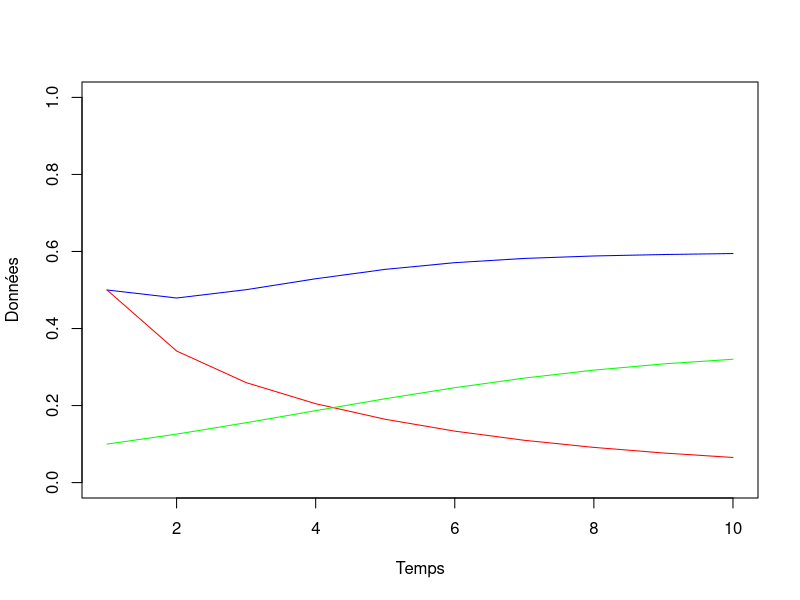

Reproduce this figure in R.
# projet BIO401

library(deSolve)

interaction_coral <- function(t, vars, parms){
  with(as.list(c(parms, vars)), {
    # Modèle interaction coral
    Y <- 1 - M - C # dY/dt
    dM <- a*M*C - ((P/beta)*M/(M+Y)) + M*Y # dM/dt
    dC <- r*Y*C - d*C - a*M*C  # dC/dt
    dP <- s*P*(1 - (P/(beta*(((ca+cb*R)/kmax)*((delta*(M+Y))/(1+v*(M+Y))))))) -f*P # dP/dt
    dR <- hG*C*(3 - R) - hE*(1 - C)*(R - 1)
    print(paste("C",C))
    print(paste("R",R))
    print(paste("P",P))
    print(paste("k", (((ca+cb*R)/kmax)*((delta*(M+Y))/(1+v*(M+Y))))))
    
    # Résultat
    res <- c(dM=dM, dC=dC, dP=dP, dR=dR)
    return(list(res))
  })
}

dessinSol <- function(ic=c(M=0.5,C=0.5,P=1000,R=2), times=seq(1:10),func=interaction_coral, 
                      parms=c(a=0.1,
                              beta=10000,
                              d=0.44,
                              r=1,
                              f=0.1,
                              s=0.49,
                              ca=-(3.21),
                              cb=3.65,
                              kmax=17.745,
                              delta=4,557,
                              v=0.9877,
                              hG=0.03,
                              hE=0.01)) {
  soln <- ode(ic, times, func, parms)
  
  plot(x = times, y = soln[,"M"], type = "l", col = "blue",
       xlab = "Temps", ylab = "Données",ylim=c(0,1))
  lines(x = times, y = soln[,"C"], type = "l", col = "red")
  lines(x = times, y = soln[,"P"]/10000, type = "l", col = "green")
}

dessinSol()
